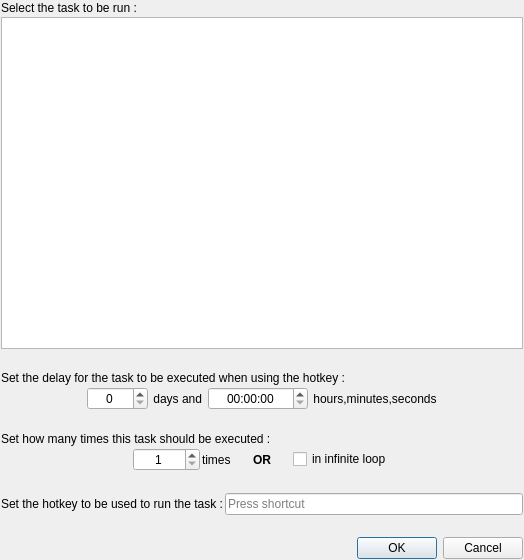
<?xml version="1.0" encoding="UTF-8"?>
<ui version="4.0">
 <class>GlobalHotKeyEditDialog</class>
 <widget class="QDialog" name="GlobalHotKeyEditDialog">
  <property name="windowModality">
   <enum>Qt::WindowModality::ApplicationModal</enum>
  </property>
  <property name="geometry">
   <rect>
    <x>0</x>
    <y>0</y>
    <width>524</width>
    <height>560</height>
   </rect>
  </property>
  <property name="windowTitle">
   <string>Add a task scheduled when using hotkey</string>
  </property>
  <layout class="QVBoxLayout" name="verticalLayout">
   <property name="spacing">
    <number>2</number>
   </property>
   <property name="leftMargin">
    <number>1</number>
   </property>
   <property name="topMargin">
    <number>1</number>
   </property>
   <property name="rightMargin">
    <number>1</number>
   </property>
   <property name="bottomMargin">
    <number>1</number>
   </property>
   <item>
    <widget class="QLabel" name="label">
     <property name="text">
      <string>Select the task to be run :</string>
     </property>
    </widget>
   </item>
   <item>
    <widget class="NoFocusCellTableWidget" name="tableWidget">
     <property name="focusPolicy">
      <enum>Qt::FocusPolicy::StrongFocus</enum>
     </property>
     <property name="horizontalScrollBarPolicy">
      <enum>Qt::ScrollBarPolicy::ScrollBarAlwaysOff</enum>
     </property>
     <property name="editTriggers">
      <set>QAbstractItemView::EditTrigger::NoEditTriggers</set>
     </property>
     <property name="tabKeyNavigation">
      <bool>true</bool>
     </property>
     <property name="showDropIndicator" stdset="0">
      <bool>true</bool>
     </property>
     <property name="dragDropOverwriteMode">
      <bool>false</bool>
     </property>
     <property name="selectionMode">
      <enum>QAbstractItemView::SelectionMode::SingleSelection</enum>
     </property>
     <property name="selectionBehavior">
      <enum>QAbstractItemView::SelectionBehavior::SelectItems</enum>
     </property>
     <property name="rowCount">
      <number>0</number>
     </property>
     <property name="columnCount">
      <number>2</number>
     </property>
     <attribute name="horizontalHeaderVisible">
      <bool>false</bool>
     </attribute>
     <attribute name="horizontalHeaderMinimumSectionSize">
      <number>64</number>
     </attribute>
     <attribute name="horizontalHeaderDefaultSectionSize">
      <number>290</number>
     </attribute>
     <attribute name="verticalHeaderVisible">
      <bool>false</bool>
     </attribute>
     <column/>
     <column/>
    </widget>
   </item>
   <item>
    <spacer name="verticalSpacer_2">
     <property name="orientation">
      <enum>Qt::Orientation::Vertical</enum>
     </property>
     <property name="sizeType">
      <enum>QSizePolicy::Policy::Fixed</enum>
     </property>
     <property name="sizeHint" stdset="0">
      <size>
       <width>20</width>
       <height>20</height>
      </size>
     </property>
    </spacer>
   </item>
   <item>
    <widget class="QLabel" name="label_2">
     <property name="text">
      <string>Set the delay for the task to be executed when using the hotkey :</string>
     </property>
    </widget>
   </item>
   <item>
    <layout class="QHBoxLayout" name="horizontalLayout_6">
     <item>
      <spacer name="horizontalSpacer_17">
       <property name="orientation">
        <enum>Qt::Orientation::Horizontal</enum>
       </property>
       <property name="sizeType">
        <enum>QSizePolicy::Policy::Expanding</enum>
       </property>
       <property name="sizeHint" stdset="0">
        <size>
         <width>20</width>
         <height>20</height>
        </size>
       </property>
      </spacer>
     </item>
     <item>
      <widget class="NoWheelFocusSpinBox" name="spinBox_">
       <property name="minimumSize">
        <size>
         <width>60</width>
         <height>0</height>
        </size>
       </property>
       <property name="alignment">
        <set>Qt::AlignmentFlag::AlignCenter</set>
       </property>
       <property name="maximum">
        <number>10000</number>
       </property>
      </widget>
     </item>
     <item>
      <widget class="QLabel" name="label_13">
       <property name="text">
        <string> days and </string>
       </property>
      </widget>
     </item>
     <item>
      <widget class="NoWheelFocusTimeEdit" name="timeEdit_">
       <property name="minimumSize">
        <size>
         <width>100</width>
         <height>0</height>
        </size>
       </property>
       <property name="alignment">
        <set>Qt::AlignmentFlag::AlignCenter</set>
       </property>
       <property name="displayFormat">
        <string notr="true">HH:mm:ss</string>
       </property>
      </widget>
     </item>
     <item>
      <widget class="QLabel" name="label_14">
       <property name="text">
        <string> hours,minutes,seconds</string>
       </property>
      </widget>
     </item>
     <item>
      <spacer name="horizontalSpacer_18">
       <property name="orientation">
        <enum>Qt::Orientation::Horizontal</enum>
       </property>
       <property name="sizeType">
        <enum>QSizePolicy::Policy::Expanding</enum>
       </property>
       <property name="sizeHint" stdset="0">
        <size>
         <width>20</width>
         <height>20</height>
        </size>
       </property>
      </spacer>
     </item>
    </layout>
   </item>
   <item>
    <spacer name="verticalSpacer_3">
     <property name="orientation">
      <enum>Qt::Orientation::Vertical</enum>
     </property>
     <property name="sizeType">
      <enum>QSizePolicy::Policy::Fixed</enum>
     </property>
     <property name="sizeHint" stdset="0">
      <size>
       <width>20</width>
       <height>20</height>
      </size>
     </property>
    </spacer>
   </item>
   <item>
    <widget class="QLabel" name="label_15">
     <property name="text">
      <string>Set how many times this task should be executed :</string>
     </property>
    </widget>
   </item>
   <item>
    <layout class="QHBoxLayout" name="horizontalLayout_5">
     <item>
      <spacer name="horizontalSpacer_13">
       <property name="orientation">
        <enum>Qt::Orientation::Horizontal</enum>
       </property>
       <property name="sizeType">
        <enum>QSizePolicy::Policy::Expanding</enum>
       </property>
       <property name="sizeHint" stdset="0">
        <size>
         <width>20</width>
         <height>20</height>
        </size>
       </property>
      </spacer>
     </item>
     <item>
      <widget class="NoWheelFocusSpinBox" name="spinBox_2_">
       <property name="minimumSize">
        <size>
         <width>60</width>
         <height>0</height>
        </size>
       </property>
       <property name="alignment">
        <set>Qt::AlignmentFlag::AlignCenter</set>
       </property>
       <property name="minimum">
        <number>1</number>
       </property>
       <property name="maximum">
        <number>999999</number>
       </property>
      </widget>
     </item>
     <item>
      <widget class="QLabel" name="label_11">
       <property name="text">
        <string>times</string>
       </property>
      </widget>
     </item>
     <item>
      <spacer name="horizontalSpacer_14">
       <property name="orientation">
        <enum>Qt::Orientation::Horizontal</enum>
       </property>
       <property name="sizeType">
        <enum>QSizePolicy::Policy::Fixed</enum>
       </property>
       <property name="sizeHint" stdset="0">
        <size>
         <width>20</width>
         <height>20</height>
        </size>
       </property>
      </spacer>
     </item>
     <item>
      <widget class="QLabel" name="label_12">
       <property name="font">
        <font>
         <bold>true</bold>
        </font>
       </property>
       <property name="text">
        <string>OR</string>
       </property>
      </widget>
     </item>
     <item>
      <spacer name="horizontalSpacer_15">
       <property name="orientation">
        <enum>Qt::Orientation::Horizontal</enum>
       </property>
       <property name="sizeType">
        <enum>QSizePolicy::Policy::Fixed</enum>
       </property>
       <property name="sizeHint" stdset="0">
        <size>
         <width>20</width>
         <height>20</height>
        </size>
       </property>
      </spacer>
     </item>
     <item>
      <widget class="QCheckBox" name="checkBox_">
       <property name="text">
        <string>in infinite loop</string>
       </property>
      </widget>
     </item>
     <item>
      <spacer name="horizontalSpacer_16">
       <property name="orientation">
        <enum>Qt::Orientation::Horizontal</enum>
       </property>
       <property name="sizeType">
        <enum>QSizePolicy::Policy::Expanding</enum>
       </property>
       <property name="sizeHint" stdset="0">
        <size>
         <width>20</width>
         <height>20</height>
        </size>
       </property>
      </spacer>
     </item>
    </layout>
   </item>
   <item>
    <spacer name="verticalSpacer">
     <property name="orientation">
      <enum>Qt::Orientation::Vertical</enum>
     </property>
     <property name="sizeType">
      <enum>QSizePolicy::Policy::Fixed</enum>
     </property>
     <property name="sizeHint" stdset="0">
      <size>
       <width>20</width>
       <height>20</height>
      </size>
     </property>
    </spacer>
   </item>
   <item>
    <layout class="QHBoxLayout" name="horizontalLayout_7">
     <item>
      <widget class="QLabel" name="label_16">
       <property name="text">
        <string>Set the hotkey to be used to run the task :</string>
       </property>
      </widget>
     </item>
     <item>
      <widget class="QKeySequenceEdit" name="keySequenceEdit">
       <property name="maximumSequenceLength">
        <longLong>1</longLong>
       </property>
      </widget>
     </item>
    </layout>
   </item>
   <item>
    <spacer name="verticalSpacer_4">
     <property name="orientation">
      <enum>Qt::Orientation::Vertical</enum>
     </property>
     <property name="sizeType">
      <enum>QSizePolicy::Policy::Fixed</enum>
     </property>
     <property name="sizeHint" stdset="0">
      <size>
       <width>20</width>
       <height>20</height>
      </size>
     </property>
    </spacer>
   </item>
   <item>
    <widget class="QDialogButtonBox" name="buttonBox">
     <property name="orientation">
      <enum>Qt::Orientation::Horizontal</enum>
     </property>
     <property name="standardButtons">
      <set>QDialogButtonBox::StandardButton::Cancel|QDialogButtonBox::StandardButton::Ok</set>
     </property>
    </widget>
   </item>
  </layout>
 </widget>
 <customwidgets>
  <customwidget>
   <class>NoFocusCellTableWidget</class>
   <extends>QTableWidget</extends>
   <header location="global">ui/CustomPrimaryWidgets.h</header>
  </customwidget>
  <customwidget>
   <class>NoWheelFocusSpinBox</class>
   <extends>QSpinBox</extends>
   <header location="global">ui/CustomPrimaryWidgets.h</header>
  </customwidget>
  <customwidget>
   <class>NoWheelFocusTimeEdit</class>
   <extends>QTimeEdit</extends>
   <header location="global">ui/CustomPrimaryWidgets.h</header>
  </customwidget>
 </customwidgets>
 <resources/>
 <connections>
  <connection>
   <sender>buttonBox</sender>
   <signal>accepted()</signal>
   <receiver>GlobalHotKeyEditDialog</receiver>
   <slot>accept()</slot>
   <hints>
    <hint type="sourcelabel">
     <x>248</x>
     <y>254</y>
    </hint>
    <hint type="destinationlabel">
     <x>157</x>
     <y>274</y>
    </hint>
   </hints>
  </connection>
  <connection>
   <sender>buttonBox</sender>
   <signal>rejected()</signal>
   <receiver>GlobalHotKeyEditDialog</receiver>
   <slot>reject()</slot>
   <hints>
    <hint type="sourcelabel">
     <x>316</x>
     <y>260</y>
    </hint>
    <hint type="destinationlabel">
     <x>286</x>
     <y>274</y>
    </hint>
   </hints>
  </connection>
 </connections>
</ui>
